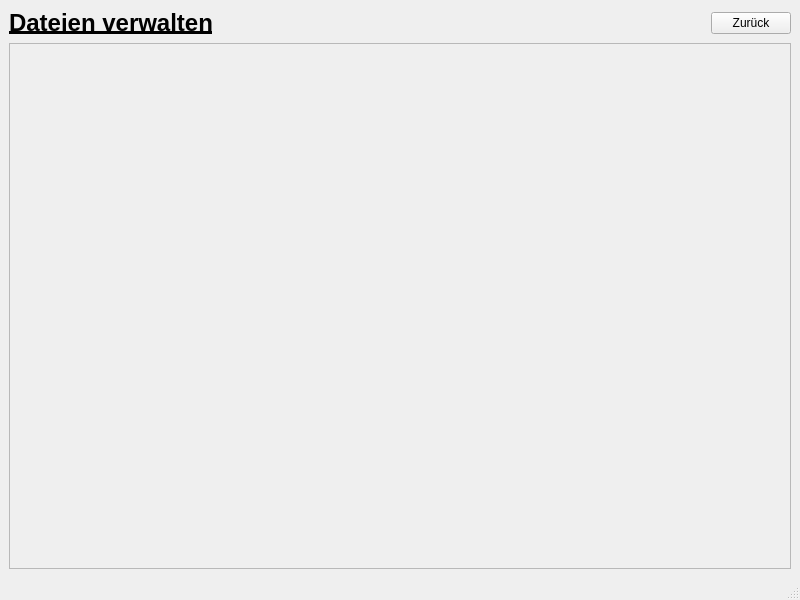
<?xml version="1.0" encoding="UTF-8"?>
<ui version="4.0">
 <class>FileManager</class>
 <widget class="QMainWindow" name="FileManager">
  <property name="geometry">
   <rect>
    <x>0</x>
    <y>0</y>
    <width>800</width>
    <height>600</height>
   </rect>
  </property>
  <property name="windowTitle">
   <string>MainWindow</string>
  </property>
  <widget class="QWidget" name="centralwidget">
   <layout class="QVBoxLayout" name="verticalLayout">
    <item>
     <layout class="QHBoxLayout" name="horizontalLayout"/>
    </item>
    <item>
     <layout class="QHBoxLayout" name="horizontalLayout_3">
      <item>
       <widget class="QLabel" name="label">
        <property name="sizePolicy">
         <sizepolicy hsizetype="Expanding" vsizetype="Preferred">
          <horstretch>0</horstretch>
          <verstretch>0</verstretch>
         </sizepolicy>
        </property>
        <property name="text">
         <string>&lt;html&gt;&lt;head/&gt;&lt;body&gt;&lt;p&gt;&lt;span style=&quot; font-size:18pt; font-weight:600; text-decoration: underline;&quot;&gt;Dateien verwalten&lt;/span&gt;&lt;/p&gt;&lt;/body&gt;&lt;/html&gt;</string>
        </property>
       </widget>
      </item>
      <item>
       <widget class="QPushButton" name="BtnBack">
        <property name="text">
         <string>Zurück</string>
        </property>
       </widget>
      </item>
     </layout>
    </item>
    <item>
     <widget class="QScrollArea" name="scrollArea">
      <property name="widgetResizable">
       <bool>true</bool>
      </property>
      <widget class="QWidget" name="scrollAreaWidgetContents">
       <property name="geometry">
        <rect>
         <x>0</x>
         <y>0</y>
         <width>780</width>
         <height>487</height>
        </rect>
       </property>
      </widget>
     </widget>
    </item>
   </layout>
  </widget>
  <widget class="QMenuBar" name="menubar">
   <property name="geometry">
    <rect>
     <x>0</x>
     <y>0</y>
     <width>800</width>
     <height>22</height>
    </rect>
   </property>
  </widget>
  <widget class="QStatusBar" name="statusbar"/>
 </widget>
 <resources/>
 <connections/>
</ui>
